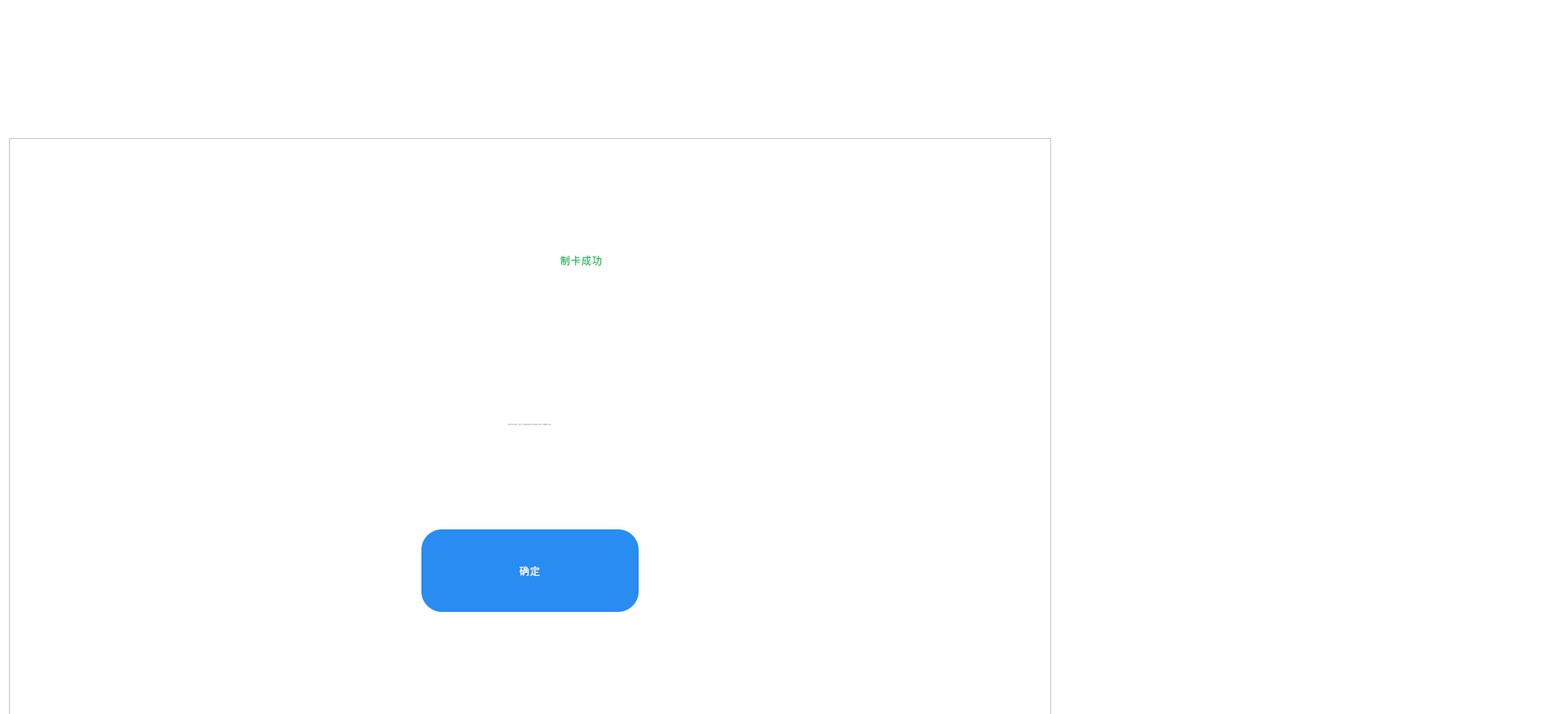
<?xml version="1.0" encoding="UTF-8"?>
<ui version="4.0">
 <class>MaskWidget</class>
 <widget class="QWidget" name="MaskWidget">
  <property name="geometry">
   <rect>
    <x>0</x>
    <y>0</y>
    <width>1920</width>
    <height>874</height>
   </rect>
  </property>
  <property name="minimumSize">
   <size>
    <width>1920</width>
    <height>874</height>
   </size>
  </property>
  <property name="maximumSize">
   <size>
    <width>1920</width>
    <height>874</height>
   </size>
  </property>
  <property name="windowTitle">
   <string>Form</string>
  </property>
  <property name="styleSheet">
   <string notr="true">background-color: rgb(255, 255, 255);</string>
  </property>
  <layout class="QHBoxLayout" name="horizontalLayout_2">
   <item>
    <layout class="QVBoxLayout" name="verticalLayout">
     <item>
      <spacer name="verticalSpacer_2">
       <property name="orientation">
        <enum>Qt::Vertical</enum>
       </property>
       <property name="sizeType">
        <enum>QSizePolicy::Fixed</enum>
       </property>
       <property name="sizeHint" stdset="0">
        <size>
         <width>1085</width>
         <height>158</height>
        </size>
       </property>
      </spacer>
     </item>
     <item>
      <layout class="QHBoxLayout" name="horizontalLayout">
       <item>
        <widget class="QFrame" name="frame">
         <property name="minimumSize">
          <size>
           <width>1276</width>
           <height>824</height>
          </size>
         </property>
         <property name="maximumSize">
          <size>
           <width>65535</width>
           <height>65535</height>
          </size>
         </property>
         <property name="styleSheet">
          <string notr="true">.frame{border-bottom: 5px solid qlineargradient(y0:0, y1:1,stop: 0 white, stop: 1  #ececef);
border-right: 5px solid qlineargradient(x0:0, x1:1,stop:  0 white, stop: 1 #ececef);}


</string>
         </property>
         <property name="frameShape">
          <enum>QFrame::StyledPanel</enum>
         </property>
         <property name="frameShadow">
          <enum>QFrame::Raised</enum>
         </property>
         <layout class="QVBoxLayout" name="verticalLayout_2" stretch="0,0,0,0,0,0,1">
          <item>
           <spacer name="verticalSpacer_5">
            <property name="orientation">
             <enum>Qt::Vertical</enum>
            </property>
            <property name="sizeHint" stdset="0">
             <size>
              <width>20</width>
              <height>100</height>
             </size>
            </property>
           </spacer>
          </item>
          <item>
           <layout class="QHBoxLayout" name="horizontalLayout_3" stretch="1,1,0,0,1">
            <item>
             <spacer name="horizontalSpacer_5">
              <property name="orientation">
               <enum>Qt::Horizontal</enum>
              </property>
              <property name="sizeHint" stdset="0">
               <size>
                <width>40</width>
                <height>20</height>
               </size>
              </property>
             </spacer>
            </item>
            <item>
             <widget class="QLabel" name="label_Image">
              <property name="minimumSize">
               <size>
                <width>79</width>
                <height>79</height>
               </size>
              </property>
              <property name="maximumSize">
               <size>
                <width>79</width>
                <height>79</height>
               </size>
              </property>
              <property name="styleSheet">
               <string notr="true">border-image: url(:/Image/Success.png);</string>
              </property>
              <property name="text">
               <string/>
              </property>
             </widget>
            </item>
            <item>
             <spacer name="horizontalSpacer_4">
              <property name="orientation">
               <enum>Qt::Horizontal</enum>
              </property>
              <property name="sizeHint" stdset="0">
               <size>
                <width>40</width>
                <height>20</height>
               </size>
              </property>
             </spacer>
            </item>
            <item>
             <widget class="QLabel" name="label_Title">
              <property name="styleSheet">
               <string notr="true">color: #20b759;
font: 57 42px &quot;思源黑体 CN Medium&quot;;
font-weight: normal;
line-height: 49px;
letter-spacing: 1px;</string>
              </property>
              <property name="text">
               <string>制卡成功</string>
              </property>
             </widget>
            </item>
            <item>
             <spacer name="horizontalSpacer_6">
              <property name="orientation">
               <enum>Qt::Horizontal</enum>
              </property>
              <property name="sizeHint" stdset="0">
               <size>
                <width>40</width>
                <height>20</height>
               </size>
              </property>
             </spacer>
            </item>
           </layout>
          </item>
          <item>
           <spacer name="verticalSpacer_3">
            <property name="orientation">
             <enum>Qt::Vertical</enum>
            </property>
            <property name="sizeType">
             <enum>QSizePolicy::Fixed</enum>
            </property>
            <property name="sizeHint" stdset="0">
             <size>
              <width>20</width>
              <height>100</height>
             </size>
            </property>
           </spacer>
          </item>
          <item>
           <layout class="QHBoxLayout" name="horizontalLayout_5">
            <item>
             <spacer name="horizontalSpacer_7">
              <property name="orientation">
               <enum>Qt::Horizontal</enum>
              </property>
              <property name="sizeHint" stdset="0">
               <size>
                <width>40</width>
                <height>20</height>
               </size>
              </property>
             </spacer>
            </item>
            <item>
             <widget class="QLabel" name="label_Desc">
              <property name="minimumSize">
               <size>
                <width>722</width>
                <height>110</height>
               </size>
              </property>
              <property name="maximumSize">
               <size>
                <width>722</width>
                <height>110</height>
               </size>
              </property>
              <property name="font">
               <font>
                <family>思源黑体 CN Medium</family>
                <pointsize>-1</pointsize>
                <weight>50</weight>
                <italic>false</italic>
                <bold>false</bold>
               </font>
              </property>
              <property name="styleSheet">
               <string notr="true">color: #666666;
font: 57 42px &quot;思源黑体 CN Medium&quot;;
font-weight: normal;
line-height: 49px;
letter-spacing: 1px;</string>
              </property>
              <property name="text">
               <string>事件原因描述,请在此放置具体的失败原因及释义或错误代码</string>
              </property>
              <property name="alignment">
               <set>Qt::AlignCenter</set>
              </property>
              <property name="wordWrap">
               <bool>true</bool>
              </property>
             </widget>
            </item>
            <item>
             <spacer name="horizontalSpacer_8">
              <property name="orientation">
               <enum>Qt::Horizontal</enum>
              </property>
              <property name="sizeHint" stdset="0">
               <size>
                <width>40</width>
                <height>20</height>
               </size>
              </property>
             </spacer>
            </item>
           </layout>
          </item>
          <item>
           <spacer name="verticalSpacer_4">
            <property name="orientation">
             <enum>Qt::Vertical</enum>
            </property>
            <property name="sizeHint" stdset="0">
             <size>
              <width>20</width>
              <height>68</height>
             </size>
            </property>
           </spacer>
          </item>
          <item>
           <layout class="QHBoxLayout" name="horizontalLayout_6">
            <item>
             <spacer name="horizontalSpacer_10">
              <property name="orientation">
               <enum>Qt::Horizontal</enum>
              </property>
              <property name="sizeHint" stdset="0">
               <size>
                <width>40</width>
                <height>20</height>
               </size>
              </property>
             </spacer>
            </item>
            <item>
             <widget class="QPushButton" name="pushButton_OK">
              <property name="minimumSize">
               <size>
                <width>266</width>
                <height>101</height>
               </size>
              </property>
              <property name="styleSheet">
               <string notr="true">QPushButton{background-color: #298cf0;
border-radius: 25px;
font: 57 42px &quot;思源黑体 CN Medium&quot;;
font-weight: normal;
line-height: 49px;
letter-spacing: 1px;
color: #ffffff;}
QPushButton:pressed{background:#38a357;}
</string>
              </property>
              <property name="text">
               <string>确定</string>
              </property>
             </widget>
            </item>
            <item>
             <spacer name="horizontalSpacer_9">
              <property name="orientation">
               <enum>Qt::Horizontal</enum>
              </property>
              <property name="sizeHint" stdset="0">
               <size>
                <width>40</width>
                <height>20</height>
               </size>
              </property>
             </spacer>
            </item>
           </layout>
          </item>
          <item>
           <spacer name="verticalSpacer_6">
            <property name="orientation">
             <enum>Qt::Vertical</enum>
            </property>
            <property name="sizeHint" stdset="0">
             <size>
              <width>20</width>
              <height>192</height>
             </size>
            </property>
           </spacer>
          </item>
         </layout>
        </widget>
       </item>
       <item>
        <spacer name="horizontalSpacer">
         <property name="orientation">
          <enum>Qt::Horizontal</enum>
         </property>
         <property name="sizeHint" stdset="0">
          <size>
           <width>40</width>
           <height>20</height>
          </size>
         </property>
        </spacer>
       </item>
       <item>
        <spacer name="horizontalSpacer_2">
         <property name="orientation">
          <enum>Qt::Horizontal</enum>
         </property>
         <property name="sizeType">
          <enum>QSizePolicy::Expanding</enum>
         </property>
         <property name="sizeHint" stdset="0">
          <size>
           <width>388</width>
           <height>20</height>
          </size>
         </property>
        </spacer>
       </item>
      </layout>
     </item>
     <item>
      <spacer name="verticalSpacer">
       <property name="orientation">
        <enum>Qt::Vertical</enum>
       </property>
       <property name="sizeHint" stdset="0">
        <size>
         <width>20</width>
         <height>100</height>
        </size>
       </property>
      </spacer>
     </item>
    </layout>
   </item>
   <item>
    <layout class="QHBoxLayout" name="horizontalLayout_4"/>
   </item>
   <item>
    <spacer name="horizontalSpacer_3">
     <property name="orientation">
      <enum>Qt::Horizontal</enum>
     </property>
     <property name="sizeType">
      <enum>QSizePolicy::Fixed</enum>
     </property>
     <property name="sizeHint" stdset="0">
      <size>
       <width>388</width>
       <height>20</height>
      </size>
     </property>
    </spacer>
   </item>
  </layout>
 </widget>
 <resources/>
 <connections/>
</ui>
